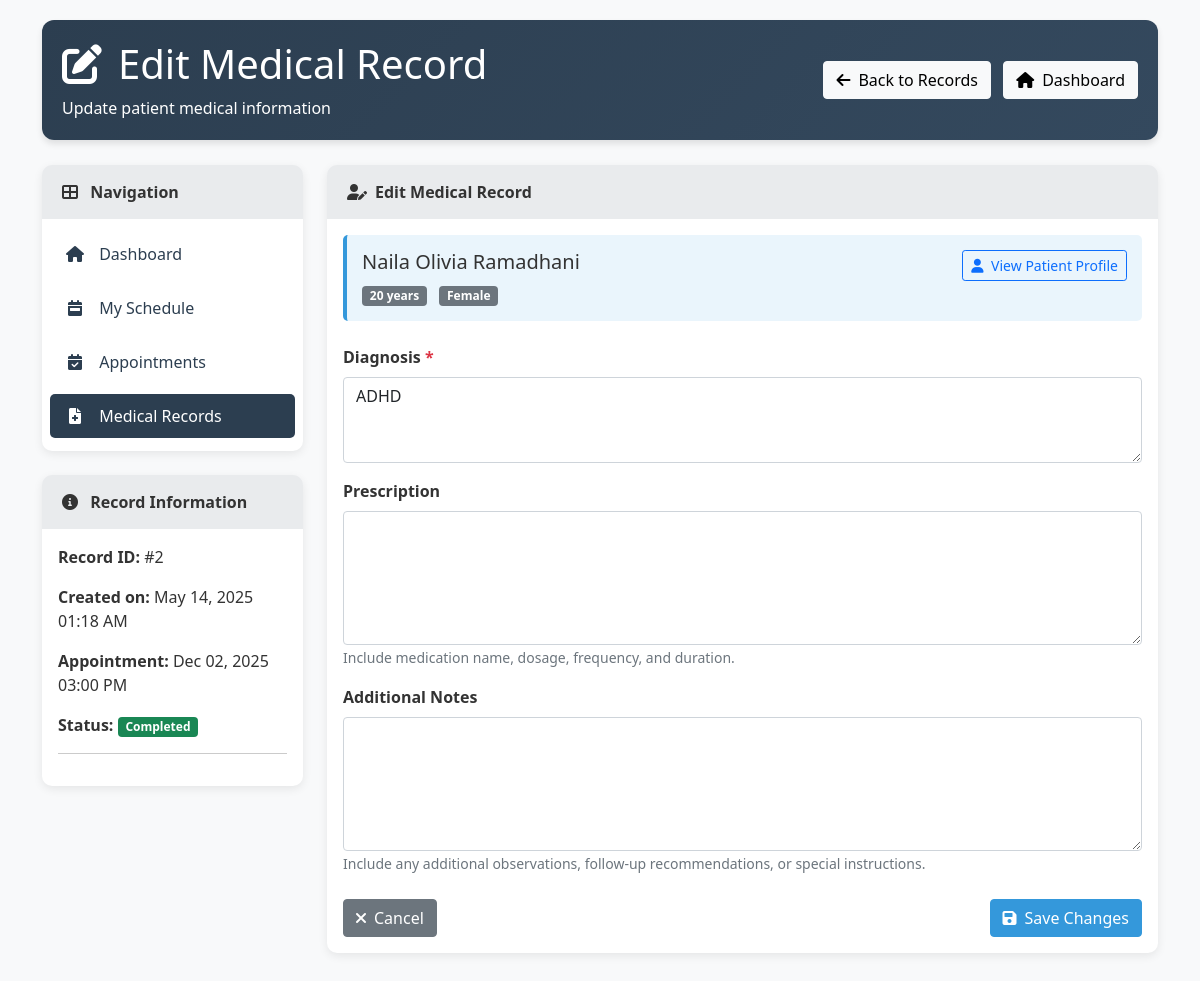
The app's page /edit_medical_record.php?id=2 (signed in) with its own data.
### tables this page shows
CREATE TABLE `medical_records` (
  `record_id` int(11) NOT NULL,
  `patient_id` int(11) NOT NULL,
  `doctor_id` int(11) NOT NULL,
  `appointment_id` int(11) NOT NULL,
  `diagnosis` text NOT NULL,
  `prescription` text DEFAULT NULL,
  `notes` text DEFAULT NULL,
  `created_at` timestamp NOT NULL DEFAULT current_timestamp()
);

CREATE TABLE `appointments` (
  `appointment_id` int(11) NOT NULL,
  `patient_id` int(11) NOT NULL,
  `doctor_id` int(11) NOT NULL,
  `appointment_datetime` datetime NOT NULL,
  `status` enum('Scheduled','Completed','Cancelled') DEFAULT 'Scheduled',
  `notes` text DEFAULT NULL,
  `created_at` timestamp NOT NULL DEFAULT current_timestamp()
);

CREATE TABLE `patients` (
  `patient_id` int(11) NOT NULL,
  `name` varchar(100) NOT NULL,
  `dob` date NOT NULL,
  `gender` enum('Male','Female','Other') NOT NULL,
  `phone` varchar(20) NOT NULL,
  `email` varchar(100) DEFAULT NULL,
  `address` text NOT NULL,
  `username` varchar(50) NOT NULL,
  `password` varchar(255) NOT NULL,
  `created_at` timestamp NOT NULL DEFAULT current_timestamp()
);

### edit_medical_record.php (the view, shortened to what this page needs)
<?php
require_once "config.php";
$doctor_id = $_SESSION["id"];
$diagnosis = $prescription = $notes = "";
$diagnosis_err = $prescription_err = $notes_err = "";
if($_SERVER["REQUEST_METHOD"] == "POST"){
    if(empty(trim($_POST["record_id"]))){
        header("location: doctor_medical_records.php");
        exit;
    } else {
        $record_id = trim($_POST["record_id"]);
    }
    if(empty(trim($_POST["diagnosis"]))){
        $diagnosis_err = "Please enter a diagnosis.";
    } else {
        $diagnosis = trim($_POST["diagnosis"]);
    }
    $prescription = trim($_POST["prescription"]);
    $notes = trim($_POST["notes"]);
    if(empty($diagnosis_err)){
        $sql = "UPDATE medical_records SET diagnosis = ?, prescription = ?, notes = ? WHERE record_id = ? AND doctor_id = ?";
        if($stmt = mysqli_prepare($conn, $sql)){
            mysqli_stmt_bind_param($stmt, "sssii", $param_diagnosis, $param_prescription, $param_notes, $param_record_id, $param_doctor_id);
            $param_diagnosis = $diagnosis;
            $param_prescription = $prescription;
            $param_notes = $notes;
            $param_record_id = $record_id;
            $param_doctor_id = $doctor_id;
            if(mysqli_stmt_execute($stmt)){
                $success_message = "Medical record updated successfully!";
            } else{
                echo "Oops! Something went wrong. Please try again later.";
            }
            mysqli_stmt_close($stmt);
        }
    }
} else {
    if(empty(trim($_GET["id"]))){
        header("location: doctor_medical_records.php");
        exit;
    } else {
        $record_id = trim($_GET["id"]);
    }
    $sql = "SELECT mr.record_id, mr.diagnosis, mr.prescription, mr.notes, mr.created_at,
                   p.name as patient_name, p.patient_id, p.dob, p.gender,
                   a.appointment_id, a.appointment_datetime, a.status
            FROM medical_records mr
            JOIN patients p ON mr.patient_id = p.patient_id
            JOIN appointments a ON mr.appointment_id = a.appointment_id
            WHERE mr.record_id = ? AND mr.doctor_id = ?";
    if($stmt = mysqli_prepare($conn, $sql)){
        mysqli_stmt_bind_param($stmt, "ii", $param_record_id, $param_doctor_id);
        if(mysqli_stmt_execute($stmt)){
            $result = mysqli_stmt_get_result($stmt);
            if(mysqli_num_rows($result) == 1){
                $record = mysqli_fetch_array($result);
                $diagnosis = $record["diagnosis"];
                $prescription = $record["prescription"];
                $notes = $record["notes"];
                $patient_name = $record["patient_name"];
                $patient_id = $record["patient_id"];
                $dob = $record["dob"];
                $gender = $record["gender"];
                $created_at = $record["created_at"];
                $appointment_datetime = $record["appointment_datetime"];
                $appointment_status = $record["status"];
            } else{
                header("location: doctor_medical_records.php");
                exit;
            }
        } else{
            echo "Oops! Something went wrong. Please try again later.";
        }
    }
}
?>
<!DOCTYPE html>
<html lang="en">
<head>
    <link rel="stylesheet" href="https://cdnjs.cloudflare.com/ajax/libs/bootstrap/5.1.3/css/bootstrap.min.css">
    <link rel="stylesheet" href="https://cdnjs.cloudflare.com/ajax/libs/font-awesome/6.0.0-beta3/css/all.min.css">
</head>
<body>
    <div class="container">
        <div class="page-header">
            <div class="row align-items-center">
                <div class="col-md-6">
                    <h1><i class="fas fa-edit me-3"></i>Edit Medical Record</h1>
                    <p class="mb-0">Update patient medical information</p>
                </div>
                <div class="col-md-6 text-md-end">
                    <a href="doctor_medical_records.php" class="btn btn-light">
                        <i class="fas fa-arrow-left me-2"></i>Back to Records
                    </a>
                    <a href="doctor_dashboard.php" class="btn btn-light ms-2">
                        <i class="fas fa-home me-2"></i>Dashboard
                    </a>
                </div>
            </div>
        </div>
        <div class="row">
            <div class="col-lg-3 mb-4">
                <div class="card">
                    <div class="card-header">
                        <i class="fas fa-th-large me-2"></i> Navigation
                    </div>
                    <div class="card-body p-2">
                        <div class="nav flex-column nav-pills">
                            <a class="nav-link" href="doctor_dashboard.php">
                                <i class="fas fa-home nav-icon"></i> Dashboard
                            </a>
                            <a class="nav-link" href="doctor_schedule.php">
                                <i class="fas fa-calendar-week nav-icon"></i> My Schedule
                            </a>
                            <a class="nav-link" href="appointments.php">
                                <i class="fas fa-calendar-check nav-icon"></i> Appointments
                            </a>
                            <a class="nav-link active" href="doctor_medical_records.php">
                                <i class="fas fa-file-medical nav-icon"></i> Medical Records
                            </a>
                        </div>
                    </div>
                </div>
                <div class="card mt-4">
                    <div class="card-header">
                        <i class="fas fa-info-circle me-2"></i> Record Information
                    </div>
                    <div class="card-body">
                        <p><strong>Record ID:</strong> #<?php echo $record_id; ?></p>
                        <p><strong>Created on:</strong> <?php echo date('M d, Y h:i A', strtotime($created_at)); ?></p>
                        <p><strong>Appointment:</strong> <?php echo date('M d, Y h:i A', strtotime($appointment_datetime)); ?></p>
                        <p>
                            <strong>Status:</strong>
                            <?php
                            if($appointment_status == 'Scheduled') echo '<span class="badge bg-primary">Scheduled</span>';
                            elseif($appointment_status == 'Completed') echo '<span class="badge bg-success">Completed</span>';
                            else echo '<span class="badge bg-danger">Cancelled</span>';
                            ?>
                        </p>
                        <hr>
                    </div>
                </div>
            </div>
            <div class="col-lg-9">
                <div class="card">
                    <div class="card-header">
                        <i class="fas fa-user-edit me-2"></i>Edit Medical Record
                    </div>
                    <div class="card-body">
                        <div class="patient-info mb-4">
                            <div class="row">
                                <div class="col-md-6">
                                    <h5><?php echo htmlspecialchars($patient_name); ?></h5>
                                    <p class="mb-0">
                                        <span class="badge bg-secondary me-2"><?php echo date_diff(date_create($dob), date_create('now'))->y; ?> years</span>
                                        <span class="badge bg-secondary"><?php echo htmlspecialchars($gender); ?></span>
                                    </p>
                                </div>
                                <div class="col-md-6 text-md-end">
                                    <a href="view_patient_details.php?id=<?php echo $patient_id; ?>" class="btn btn-sm btn-outline-primary">
                                        <i class="fas fa-user me-1"></i> View Patient Profile
                                    </a>
                                </div>
                            </div>
                        </div>
                        <form action="<?php echo htmlspecialchars($_SERVER["PHP_SELF"]); ?>" method="post">
                            <div class="mb-3">
                                <label for="diagnosis" class="form-label fw-bold">Diagnosis <span class="text-danger">*</span></label>
                                <textarea name="diagnosis" id="diagnosis" class="form-control <?php echo (!empty($diagnosis_err)) ? 'is-invalid' : ''; ?>" rows="3" required><?php echo htmlspecialchars($diagnosis); ?></textarea>
                            </div>
                            <div class="mb-3">
                                <label for="prescription" class="form-label fw-bold">Prescription</label>
                                <textarea name="prescription" id="prescription" class="form-control" rows="5"><?php echo htmlspecialchars($prescription); ?></textarea>
                                <small class="text-muted">Include medication name, dosage, frequency, and duration.</small>
                            </div>
                            <div class="mb-3">
                                <label for="notes" class="form-label fw-bold">Additional Notes</label>
                                <textarea name="notes" id="notes" class="form-control" rows="5"><?php echo htmlspecialchars($notes); ?></textarea>
                                <small class="text-muted">Include any additional observations, follow-up recommendations, or special instructions.</small>
                            </div>
                            <div class="d-flex justify-content-between mt-4">
                                <a href="doctor_medical_records.php" class="btn btn-secondary">
                                    <i class="fas fa-times me-2"></i>Cancel
                                </a>
                                <button type="submit" class="btn btn-primary">
                                    <i class="fas fa-save me-2"></i>Save Changes
                                </button>
                            </div>
                        </form>
                    </div>
                </div>
</body>
</html>

### edit_medical_record.php (style rules this page uses)
:root { --primary-color: #3498db; --secondary-color: #2c3e50; --success-color: #2ecc71; --warning-color: #f39c12; --danger-color: #e74c3c; --light-color: #ecf0f1; --dark-color: #2c3e50; }
body { font-family: 'Segoe UI', Tahoma, Geneva, Verdana, sans-serif; background-color: #f8f9fa; color: #333; padding-top: 20px; padding-bottom: 40px; }
.page-header { background: linear-gradient(135deg, var(--secondary-color), #34495e); color: white; border-radius: 12px; padding: 20px; margin-bottom: 25px; box-shadow: 0 4px 6px rgba(0, 0, 0, 0.1); }
.nav-pills .nav-link.active { background-color: var(--secondary-color); }
.nav-pills .nav-link { color: var(--secondary-color); border-radius: 5px; padding: 10px 15px; margin: 5px 0; transition: all 0.3s ease; }
.nav-icon { margin-right: 10px; width: 20px; text-align: center; }
.card { border: none; border-radius: 10px; box-shadow: 0 3px 10px rgba(0, 0, 0, 0.08); transition: transform 0.3s ease; margin-bottom: 20px; overflow: hidden; }
.card-header { font-weight: 600; background-color: rgba(44, 62, 80, 0.1); border-bottom: none; padding: 15px 20px; }
.btn-primary { background-color: var(--primary-color); border-color: var(--primary-color); }
.patient-info { background-color: rgba(52, 152, 219, 0.1); border-left: 4px solid var(--primary-color); padding: 15px; border-radius: 5px; margin-bottom: 20px; }

### records on screen
medical_records: created_at "May 14, 2025 01:18 AM", appointment.appointment_datetime "Dec 02, 2025 03:00 PM", patient.name "Naila Olivia Ramadhani", patient.dob "20", patient.gender "Female", diagnosis "ADHD"

### other values on screen
$record_id "2"
